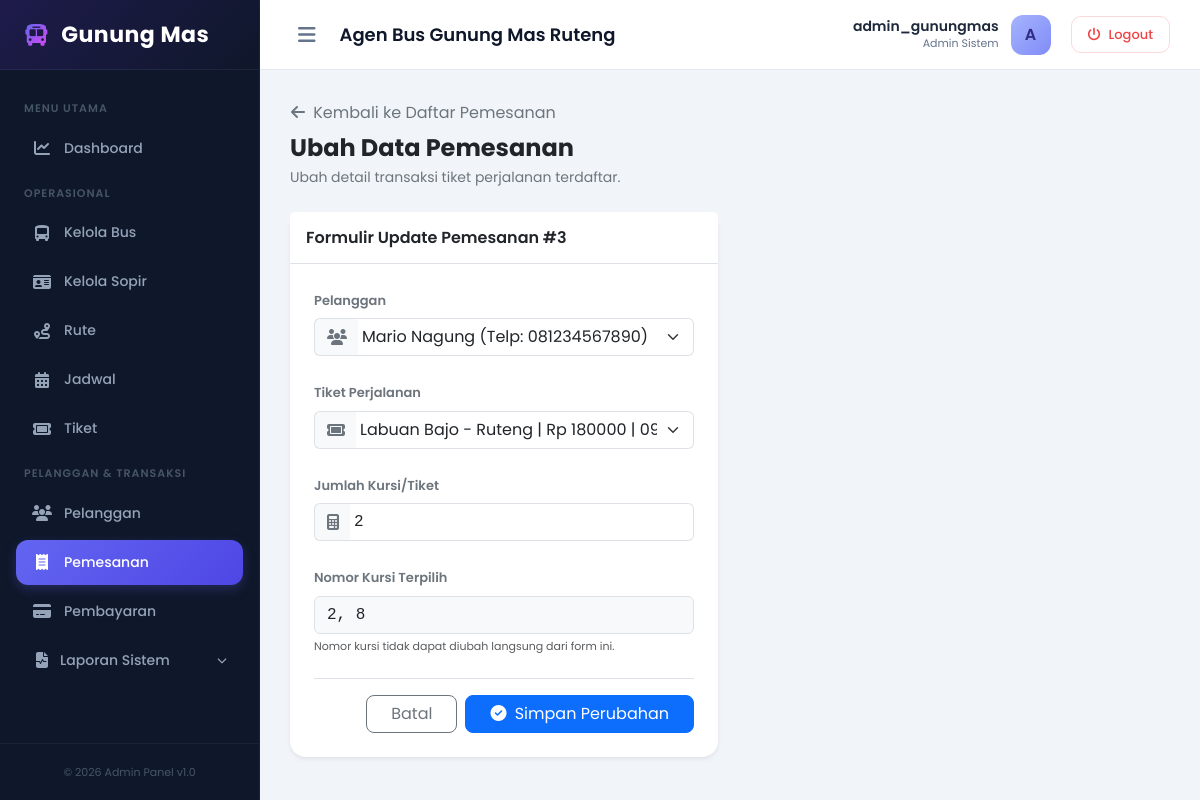
/dashboard/pemesanan/edit/3/ (signed in), run on the app's committed database.
### core/models.py (models this page shows, shortened)
class Pemesanan(models.Model):
    id_pemesanan = models.AutoField(primary_key=True)
    pelanggan = models.ForeignKey(Pelanggan, on_delete=models.CASCADE, db_column='id_pelanggan')
    tiket = models.ForeignKey(Tiket, on_delete=models.CASCADE, db_column='id_tiket')
    tanggal_pesan = models.DateField(auto_now_add=True)
    jumlah_tiket = models.IntegerField(default=1)
    bagasi = models.IntegerField(default=0) # Berat dalam Kg atau status bagasi
    nomor_kursi = models.CharField(max_length=50, blank=True, null=True)

class Pelanggan(models.Model):
    id_pelanggan = models.AutoField(primary_key=True)
    nama_pelanggan = models.CharField(max_length=100)
    jenis_kelamin = models.CharField(max_length=15)
    alamat = models.TextField()
    nomor_telpon = models.CharField(max_length=15)
    email = models.EmailField(max_length=100, unique=True, null=True, blank=True)
    password = models.CharField(max_length=255, null=True, blank=True)

class Tiket(models.Model):
    id_tiket = models.AutoField(primary_key=True)
    jadwal = models.ForeignKey(Jadwal, on_delete=models.CASCADE, db_column='id_jadwal')
    harga_tiket = models.DecimalField(max_digits=10, decimal_places=0) # Contoh: 180000
    status = models.CharField(max_length=20, default='Tersedia') # Tersedia, Habis

class Jadwal(models.Model):
    id_jadwal = models.AutoField(primary_key=True)
    bus = models.ForeignKey(Bus, on_delete=models.CASCADE, db_column='id_bus')
    rute = models.ForeignKey(Rute, on_delete=models.CASCADE, db_column='id_rute')
    tanggal_berangkat = models.DateField()
    jam_berangkat = models.TimeField()
    jam_tiba = models.TimeField()

class Rute(models.Model):
    id_rute = models.AutoField(primary_key=True)
    kota_asal = models.CharField(max_length=50)
    kota_tujuan = models.CharField(max_length=50)
    jarak = models.CharField(max_length=20, blank=True, null=True)

### core/views.py (the view, shortened to what this page needs)
# urls.py: path('dashboard/pemesanan/edit/<int:id_pemesanan>/', views.pemesanan_edit, name='pemesanan_edit'),
def pemesanan_edit(request, id_pemesanan):
    if 'admin_id' not in request.session:
        return redirect('login')
    try:
        pemesanan = Pemesanan.objects.get(pk=id_pemesanan)
    except Pemesanan.DoesNotExist:
        messages.error(request, "Transaksi pemesanan tidak ditemukan.")
        return redirect('pemesanan_index')
    list_pelanggan = Pelanggan.objects.all()
    list_tiket = Tiket.objects.all().select_related('jadwal__rute', 'jadwal__bus')
    context = {
        'username': request.session.get('admin_username'),
        'pemesanan': pemesanan,
        'list_pelanggan': list_pelanggan,
        'list_tiket': list_tiket
    }
    return render(request, 'core/pemesanan/edit.html', context)

### core/templates/core/pemesanan/edit.html (shortened to what this page needs)
{% extends 'core/base_dashboard.html' %}
{% block content %}
<div class="mb-4">
    <a href="{% url 'pemesanan_index' %}" class="btn btn-link text-decoration-none text-secondary p-0 mb-2">
        <i class="fa-solid fa-arrow-left me-1"></i> Kembali ke Daftar Pemesanan
    </a>
    <h4 class="fw-bold text-dark mb-1">Ubah Data Pemesanan</h4>
    <p class="text-secondary small mb-0">Ubah detail transaksi tiket perjalanan terdaftar.</p>
</div>
<div class="row">
    <div class="col-lg-8 col-xl-6">
        <div class="card border-0 shadow-sm rounded-4">
            <div class="card-header bg-white border-bottom py-3">
                <h6 class="fw-semibold mb-0 text-dark">Formulir Update Pemesanan #{{ pemesanan.id_pemesanan }}</h6>
            </div>
            <div class="card-body p-4">
                <form action="{% url 'pemesanan_edit' pemesanan.id_pemesanan %}" method="POST" autocomplete="off">
                    <div class="mb-4">
                        <label for="id_pelanggan" class="form-label fw-semibold text-secondary" style="font-size: 13px;">Pelanggan</label>
                        <div class="input-group">
                            <span class="input-group-text bg-light text-secondary border-end-0"><i class="fa-solid fa-users"></i></span>
                            <select name="id_pelanggan" id="id_pelanggan" class="form-select border-start-0 ps-1" required>
                                {% for p in list_pelanggan %}
                                    <option value="{{ p.id_pelanggan }}" {% if p.id_pelanggan == pemesanan.pelanggan.id_pelanggan %}selected{% endif %}>
                                        {{ p.nama_pelanggan }} (Telp: {{ p.nomor_telpon }})
                                    </option>
                                {% endfor %}
                            </select>
                        </div>
                    </div>
                    <div class="mb-4">
                        <label for="id_tiket" class="form-label fw-semibold text-secondary" style="font-size: 13px;">Tiket Perjalanan</label>
                        <div class="input-group">
                            <span class="input-group-text bg-light text-secondary border-end-0"><i class="fa-solid fa-ticket"></i></span>
                            <select name="id_tiket" id="id_tiket" class="form-select border-start-0 ps-1" required>
                                {% for t in list_tiket %}
                                    <option value="{{ t.id_tiket }}" {% if t.id_tiket == pemesanan.tiket.id_tiket %}selected{% endif %}>
                                        {{ t.jadwal.rute.kota_asal }} -
                                    </option>
                                {% endfor %}
                            </select>
                        </div>
                    </div>
                    <div class="mb-4">
                        <label for="jumlah_tiket" class="form-label fw-semibold text-secondary" style="font-size: 13px;">Jumlah Kursi/Tiket</label>
                        <div class="input-group">
                            <span class="input-group-text bg-light text-secondary border-end-0"><i class="fa-solid fa-calculator"></i></span>
                            <input type="number" name="jumlah_tiket" id="jumlah_tiket" class="form-control border-start-0 ps-1 font-monospace" value="{{ pemesanan.jumlah_tiket }}" min="1" required>
                        </div>
                    </div>
                    <div class="mb-3">
                        <label class="form-label fw-semibold text-secondary" style="font-size: 13px;">Nomor Kursi Terpilih</label>
                        <input type="text" class="form-control bg-light font-monospace" value="{{ pemesanan.nomor_kursi|default:'Belum ada kursi yang dipilih' }}" readonly>
                        <div class="form-text text-muted" style="font-size: 11px;">Nomor kursi tidak dapat diubah langsung dari form ini.</div>
                    </div>
                    <div class="d-flex justify-content-end gap-2 pt-3 border-top mt-4">
                        <a href="{% url 'pemesanan_index' %}" class="btn btn-outline-secondary px-4 rounded-3">Batal</a>
                        <button type="submit" class="btn btn-primary px-4 rounded-3">
                            <i class="fa-solid fa-circle-check me-1"></i> Simpan Perubahan
                        </button>
                    </div>
                </form>
            </div>
        </div>
    </div>
</div>
{% endblock %}

### core/templates/core/base_dashboard.html (style rules this page uses)
:root { --sidebar-width: 260px; --navbar-height: 70px; --primary-color: #4f46e5; --primary-hover: #4338ca; --dark-navy: #0f172a; --slate-gray: #f8fafc; --border-color: #e2e8f0; }
body { font-family: 'Poppins', sans-serif; background-color: #f1f5f9; color: #1e293b; min-height: 100vh; overflow-x: hidden; }

### data on the page
Pemesanan: id_pemesanan "3", id_pelanggan "Mario Nagung (Telp: 081234567890)", id_tiket "Labuan Bajo - Ruteng | Rp 180000 | 09 Jul 2026 (Bus: Gunung Mas 02) (Tersedia)", jumlah_tiket "2", nomor_kursi "2, 8"

### other printed values
{{ request.session.admin_username }} "admin_gunungmas"
{{ request.session.admin_username|slice:":1"|upper }} "A"
